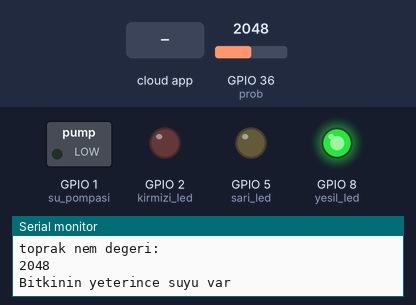
A sketch run on a simulated ESP32. On the bench: switched loads named in the sketch (green lamp = pin HIGH), output pins drawn as LEDs (lit = HIGH), the last lines printed to the serial monitor. The inputs (shaded band) are chosen by the test bench; at power-on: GPIO 36 (prob) = 2048. WiFi joins after 1.5 s; servers stay silent unless stated; no MQTT or app messages arrive unless stated.

Above: at 2.7 s.
2.8 s: GPIO 36 (prob) set to 2158
4.7 s: GPIO 36 (prob) set to 2270
At 6.0 s:
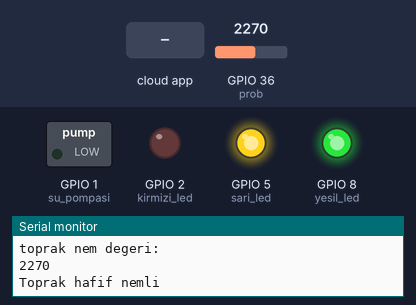
7.0 s: the phone or cloud app sets buton-durumu to Sula
At 8.0 s:
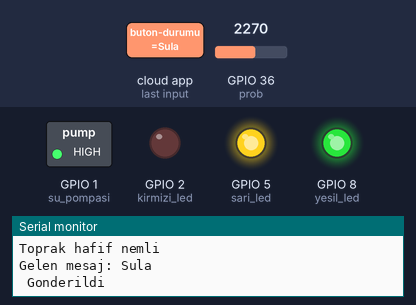
8.5 s: GPIO 36 (prob) set to 2635
10.4 s: GPIO 36 (prob) set to 2764
At 12.6 s:
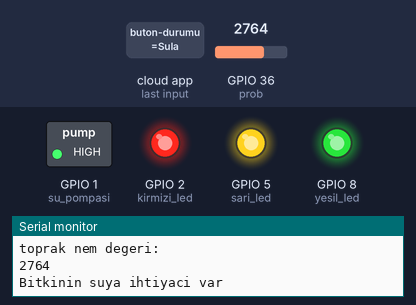
Timing chart, 0 to 13.7 s (numbered marks = the images above; inputs shaded):
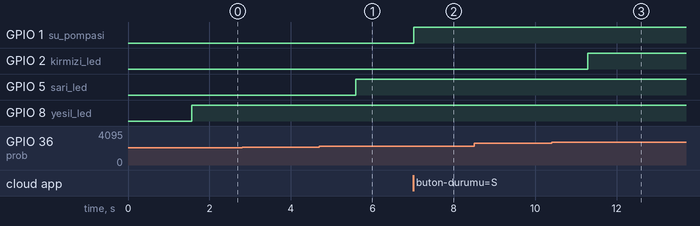

The sketch:

akilli_saksi_iot.ino
```cpp
#include <Arduino.h>

#include "WiFi.h"
#include <Adafruit_MQTT.h>
#include <Adafruit_MQTT_Client.h>

#define WLAN_SSID       "***********"         // Baglanti kurulacak Wi-Fi agi adi
#define WLAN_PASS       "***********"         // Baglanti kurulacak Wi-Fi agi sifresi
#define AIO_SERVER      "io.adafruit.com"
#define AIO_SERVERPORT  1883
#define AIO_USERNAME    "************"         // Adafruit IO kullanici ismi
#define AIO_KEY         "************"         // Adafruit IO kullanici anahtari

int prob=A0; // sensorun A0 Pinine baglanması gerekmektedir
int nem_degeri; // bu degisken ile nem degeri tutulacaktir.

int su_pompasi=D0; // su pompa motoru D0 pininde bulunacaktir.

int kirmizi_led= D1; //Kirmizi ked D1 pinine baglanacaktir.
int sari_led= D4; //Sari ked D4 pinine baglanacaktir.
int yesil_led= D9; //Yesil ked D9 pinine baglanacaktir.

WiFiClient client;
Adafruit_MQTT_Client mqtt(&client, AIO_SERVER, AIO_SERVERPORT, AIO_USERNAME, AIO_KEY); // Adafruit IO'ya baglanma islemleri bu kisimda yapilmaktadir.
Adafruit_MQTT_Publish nem = Adafruit_MQTT_Publish(&mqtt, AIO_USERNAME "/feeds/toprak_nemi"); //Kartimizin toprak_nemi feed'ine nem degerini yayinlamasi saglanacaktir
Adafruit_MQTT_Subscribe buton_durumu = Adafruit_MQTT_Subscribe(&mqtt, AIO_USERNAME "/feeds/buton-durumu"); //kartimizin adafruit io'dan gelen buton komutlarini takip etmesi saglanacaktir.

/*MQTT bağlatısı gerçekleştiriliyor*/
void MQTT_connect() {
  int8_t ret;
  if (mqtt.connected())
  {
    return;
  }

  Serial.print("Bulut sistemine baglaniliyor... ");
  uint8_t count = 3;

  while ((ret = mqtt.connect()) != 0)
  {
    Serial.println(mqtt.connectErrorString(ret));
    Serial.println("3 saniye icinde tekrar baglanti denemesi gerceklesecek...");
    mqtt.disconnect();
    delay(3000);
    count = count - 1 ;

    if (count == 0)
    {
      esp_restart();
    }
  }

  Serial.println("Bulut sistemine baglanildi!");
}


void setup() {

pinMode(su_pompasi, OUTPUT);

pinMode(kirmizi_led, OUTPUT); // led pinlerimiz output olarak belirlenmistir.
pinMode(sari_led, OUTPUT);
pinMode(yesil_led, OUTPUT);

  Serial.begin(115200); // serial ile arduino seri monitorunde gelen veriler takip edilebilecektir.
  delay(10);

  /*WiFi bağlatısı gerçekleştiriliyor*/
  Serial.println(); Serial.println();
  Serial.print(WLAN_SSID);
  Serial.print(" kablosuz agina baglaniliyor");
  WiFi.begin(WLAN_SSID, WLAN_PASS);
  while (WiFi.status() != WL_CONNECTED) //WiFi'a baglanma sureci bu asamada gerceklestirilecektir.
  {
    delay(500);
    Serial.print(".");
  }
  Serial.println();
  Serial.println("Kablosuz aga baglanildi!");
  Serial.print("IP adresi: "); Serial.println(WiFi.localIP());

  mqtt.subscribe(&buton_durumu);
}

void loop() {
 MQTT_connect();
 Adafruit_MQTT_Subscribe *subscription;

nem_degeri=analogRead(prob);    //analog okuma yapılıp nem_degeri değişkenine atanır
Serial.println("toprak nem degeri:");
Serial.println(nem_degeri);// serial monitöre okunan değer yazdırılır

if (nem_degeri<2200){// toprakta suyun fazlaca oldugu zaman
  digitalWrite(yesil_led,HIGH);//yesil ledi yak ve bitkinin suya ihtiyaci olmadigini goster.
  Serial.println("Bitkinin yeterince suyu var");
}
else if(nem_degeri>2200 && nem_degeri<2700){// topragin hafif nemli oldugu zaman
  digitalWrite(sari_led,HIGH);//sari ledi yak ve topragin hafif nemli oldugunu goster
  Serial.println("Toprak hafif nemli");
}
if (nem_degeri>2700){// toprakta suyun olmadigi zaman
  digitalWrite(kirmizi_led,HIGH);//kirmizi ledi yak ve bitkinin suya ihtiyaci oldugunu goster.
  Serial.println("Bitkinin suya ihtiyaci var");
}

while ((subscription = mqtt.readSubscription(2000)))
  {
    /*Buton değeri alınıyor ve ona göre led yanıp söndürülüyor */
    if(subscription == &buton_durumu)
    {
      Serial.println();
      Serial.print(F("Gelen mesaj: "));
      Serial.println((char *)buton_durumu.lastread);

      if (!strcmp((char*) buton_durumu.lastread, "Sula")) // sulama komutunun gelip gelemdigi kontrol ediliyor
      {
        digitalWrite(su_pompasi,HIGH);// Sula komutu geldigi zaman bitkinin sulanmasi saglancaktir.
      }
      else
      {
        digitalWrite(su_pompasi,LOW);//sula komutu gelmediyse su pompasini calistirma
      }
    }

  if(!nem.publish(nem_degeri))  // nem degerinin adafruit io'ya gonderilme islemi
  {
    Serial.println(F(" Gonderilemedi!"));
  }
  else {
    Serial.println(F(" Gonderildi"));
  }
  delay(250);

}
}
```

Measured:
- the behaviour switches between 2200 and 2201 on GPIO 36 (prob) (found by bisection; images 0 and 1)
- the behaviour switches between 2700 and 2701 on GPIO 36 (prob) (found by bisection; images 2 and 3)
- after the input at 4.7 s, GPIO 5 (sari_led): LOW → HIGH after 0.89 s
- after the input at 7.0 s, GPIO 1 (su_pompasi): LOW → HIGH at once
- after the input at 10.4 s, GPIO 2 (kirmizi_led): LOW → HIGH after 0.89 s
